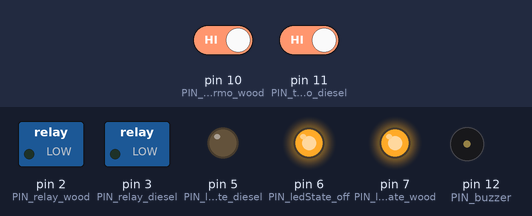
Recording of a sketch running on a simulated Arduino Uno, built with avr-gcc and run on an emulated ATmega328P. Shown: switched loads named in the sketch (green lamp = pin HIGH), output pins drawn as LEDs (lit = HIGH), buzzer (waves = sounding, pin HIGH). Dashed ring = blinking. The inputs (shaded band) are chosen by the test bench; at power-on: pin 10 (PIN_thermo_wood) HIGH, pin 11 (PIN_thermo_diesel) HIGH.

Above: at 11.2 s.
11.3 s: pin 10 (PIN_thermo_wood) driven LOW
19.7 s: pin 11 (PIN_thermo_diesel) driven LOW
At 37.4 s:
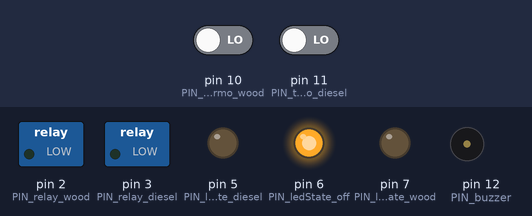
38.1 s: pin 11 (PIN_thermo_diesel) driven HIGH
At 48.2 s:
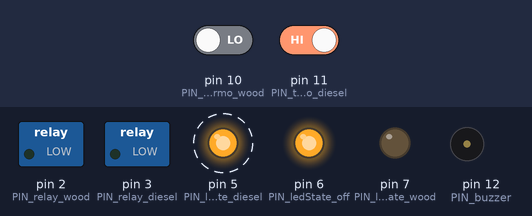
55.3 s: pin 10 (PIN_thermo_wood) driven HIGH
At 66.9 s:
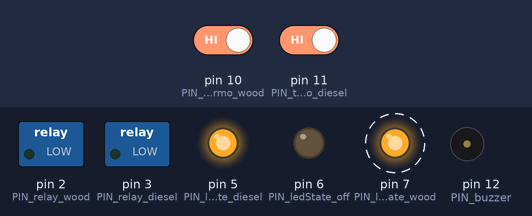
Timing chart, 0 to 74.6 s (numbered marks = the images above; inputs shaded):
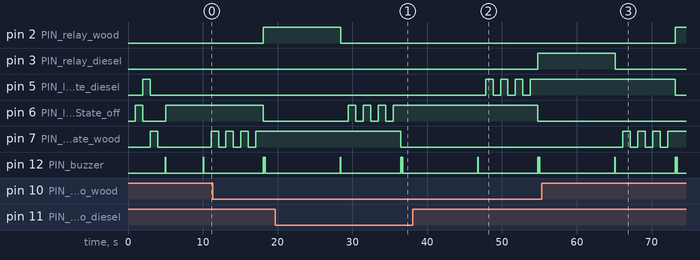

Measured:
- after the input at 19.7 s, pin 3 (PIN_relay_diesel): stays LOW (without the input it goes to HIGH after 16.8 s); pin 5 (PIN_ledState_diesel): stops changing and stays LOW; pin 6 (PIN_ledState_off): alternates HIGH for 1.0 s and LOW for 1.0 s, 7 changes in all, then stays HIGH, starting after 9.8 s
- after the input at 38.1 s, pin 3 (PIN_relay_diesel): LOW → HIGH after 16.7 s; pin 5 (PIN_ledState_diesel): alternates HIGH for 1.0 s and LOW for 1.0 s, starting after 9.7 s; pin 6 (PIN_ledState_off): HIGH → LOW after 16.7 s
- after the input at 55.3 s, pin 2 (PIN_relay_wood): LOW → HIGH after 17.9 s; pin 3 (PIN_relay_diesel): HIGH → LOW after 9.9 s; pin 5 (PIN_ledState_diesel): HIGH → LOW after 17.9 s; pin 7 (PIN_ledState_wood): alternates HIGH for 1.0 s and LOW for 1.0 s, 7 changes in all, then stays HIGH, starting after 10.9 s

The sketch:

_2boiler.ino
```cpp
/*

2Boiler
JoseM - 2014,2015
v 0.01 - Initial Release

This sketch controls 2 relays. Inputs are the status of 2 thermostats.
My house's heating system is composed by 2 boilers:
  - A Diesel boiler with electronical start.
  - A Wood boiler with no electronic parts.
Diesel boiler is a clasical boiler. It is equipped with its own water pump and It starts/stops pumpping hot water to the heating pipes according to the status of an electronic contact. Usually, this contact is connected to a wall thermostat.
Wood boiler has its own water pump. Usually, the pump is controlled by a thermostat fixed to a closer pipe. If water is hot enough (+35C), the pump starts to move.

...but my situation is different. I have both boilers connected to the same pipe's circuit so it is neccesary to ensure many constraints:
  - Only one water pump can be working anytime. If both pumps are pumpping hot water to the pipes, there is a real security problem.
  - If the wood boiler is On (wood burning), its water pump MUST be working (if water is +35C) because of security reasons.

So, we have two thermostats: One of then is a wall thermostat placed somewhere in the living room and the other is glued to a pipe closer to the wood boiler (detecting burning wood heating the water).
We want to prioritize the wood boiler. The diesel boiler is only used for supporting the wood boiler if this one is off or if it can't heat the water up to 35C.

An output relay can start/stop the diesel boiler and the other one can start/stop the water pump of the wood boiler.

Here is the status table:
  _____________________________________________________________________________________
  |       I   N    P    U    T    S   ||          O   U   T   P   U   T   S           |
  |___________________________________||______________________________________________|
  | Wall Thermostat | Wood Thermostat || Diesel Boiler Relay | Wood boiler Pump Relay |
  |_________________|_________________||_____________________|________________________|
  |     OFF         |       OFF       ||       OFF           |       OFF              |
  |_________________|_________________||_____________________|________________________|
  |     OFF         |       ON        ||       OFF           |       ON               |
  |_________________|_________________||_____________________|________________________|
  |     ON          |       OFF       ||       ON            |       OFF              |
  |_________________|_________________||_____________________|________________________|
  |     ON          |       ON        ||       OFF           |       ON               |
  |_________________|_________________||_____________________|________________________|


*/


//Pinout

//Digital
int PIN_relay_diesel = 3;      // Relay controlling diesel boiler status
int PIN_relay_wood = 2;        // Relay controlling the pump for wood boiler
int PIN_buzzer = 12;            // Buzzer (sound really sucks!!)
int PIN_thermo_diesel = 11;      // Input for wall thermostat (For diesel boiler)
int PIN_thermo_wood = 10;        // Input for pump thermostat (For wood boiler)
int PIN_ledState_off = 6;       // Led on if any boiler are off
int PIN_ledState_diesel = 5;    // Led on if diesel boiler is on
int PIN_ledState_wood = 7;      // Led on if wood boiler is on


//Status vars
int current_status_boiler_diesel;   // Current state for diesel boiler
int current_status_boiler_wood;     // Current state for wood boiler's pump
int new_status_boiler_diesel;       // New/Next state for diesel boiler
int new_status_boiler_wood;         // New/Next state for wood boiler's pump
int new_status_ledState_off;        // New/Next state for led
int new_status_ledState_diesel;     // New/Next state for led
int new_status_ledState_wood;       // New/Next state for led
int status_thermo_diesel;           // Var for capturing input status for ambient/diesel thermostat
int status_thermo_wood;             // Var for capturing input status for wood thermostat

//Other vars
int delaytime = 1000;          //Default delay time for led blink


void setup(){
  Serial.begin(9600);

  //PinModes
  pinMode(PIN_relay_diesel,OUTPUT);
  pinMode(PIN_relay_wood,OUTPUT);
  pinMode(PIN_buzzer,OUTPUT);
  pinMode(PIN_ledState_off,OUTPUT);
  pinMode(PIN_ledState_diesel,OUTPUT);
  pinMode(PIN_ledState_wood,OUTPUT);
  pinMode(PIN_thermo_diesel,INPUT);
  pinMode(PIN_thermo_wood,INPUT);

  //Test-Start blink and bell sequence
  digitalWrite(PIN_ledState_off, LOW);
  digitalWrite(PIN_ledState_diesel, LOW);
  digitalWrite(PIN_ledState_wood, LOW);
  delay(delaytime);
  digitalWrite(PIN_ledState_off, HIGH);
  digitalWrite(PIN_ledState_diesel, LOW);
  digitalWrite(PIN_ledState_wood, LOW);
  delay(delaytime);
  digitalWrite(PIN_ledState_off, LOW);
  digitalWrite(PIN_ledState_diesel, HIGH);
  digitalWrite(PIN_ledState_wood, LOW);
  delay(delaytime);
  digitalWrite(PIN_ledState_off, LOW);
  digitalWrite(PIN_ledState_diesel, LOW);
  digitalWrite(PIN_ledState_wood, HIGH);
  delay(delaytime);
  digitalWrite(PIN_ledState_off, LOW);
  digitalWrite(PIN_ledState_diesel, LOW);
  digitalWrite(PIN_ledState_wood, LOW);
  delay(delaytime);
  digitalWrite(PIN_buzzer, HIGH); delay(50);    digitalWrite(PIN_buzzer, LOW);

  //Set boiler-relays DOWN
  digitalWrite(PIN_relay_diesel, LOW);
  digitalWrite(PIN_relay_wood, LOW);

  //Initial Status is 0 for any boiler and led for state "off" is on
  current_status_boiler_diesel = 0;
  current_status_boiler_wood = 0;
  digitalWrite(PIN_ledState_off, HIGH);

  //Wait for 5 seconds before start the loop (safety for the relays)
  delay(5000);

}//setup


void loop() {

    //Read thermostats status
    status_thermo_diesel = digitalRead(PIN_thermo_diesel);  //Leer estado de 'PIN_thermo_Diesel'
    status_thermo_wood = digitalRead(PIN_thermo_wood);      //Leer estado de 'PIN_thermo_Wood'

    //Combination of Thermostats' status defines new status for boilers
    if ( (status_thermo_diesel == 0) && (status_thermo_wood == 0) ) {  //Diesel Boiler OFF, Wood Pump OFF
      new_status_boiler_diesel = 0;
      new_status_boiler_wood = 0;
      new_status_ledState_off = 1;
      new_status_ledState_diesel = 0;
      new_status_ledState_wood = 0;
    }else
     if ( (status_thermo_diesel == 0) && (status_thermo_wood == 1) ) {  //Diesel Boiler OFF, Wood Pump ON
      new_status_boiler_diesel = 0;
      new_status_boiler_wood = 1;
      new_status_ledState_off = 0;
      new_status_ledState_diesel = 0;
      new_status_ledState_wood = 1;
    } else
    if ( (status_thermo_diesel == 1) && (status_thermo_wood == 0) ) {  //Diesel Boiler ON, Wood Pump OFF
      new_status_boiler_diesel = 1;
      new_status_boiler_wood = 0;
      new_status_ledState_off = 0;
      new_status_ledState_diesel = 1;
      new_status_ledState_wood = 0;
    } else
    if ( (status_thermo_diesel == 1) && (status_thermo_wood == 1) ) {  //Diesel Boiler ON, Wood Pump ON
      new_status_boiler_diesel = 0;
      new_status_boiler_wood = 1;
      new_status_ledState_off = 0;
      new_status_ledState_diesel = 0;
      new_status_ledState_wood = 1;

    } else  { //This should be an error. The protocol is poweroff any blink every leds and poweron Wood Pump Relay (Security Reasons)
       while (1){
           digitalWrite(PIN_relay_diesel, LOW);
           digitalWrite(PIN_relay_wood, HIGH);
           digitalWrite(PIN_buzzer, HIGH);  delay(50);  digitalWrite(PIN_buzzer, LOW); delay(50);
       }//while
      }

    //Execute transition if neccesary
    if ( (new_status_boiler_diesel != current_status_boiler_diesel) || (new_status_boiler_wood != current_status_boiler_wood) ){
       // Pitido de inicio de transicion
      digitalWrite(PIN_buzzer, HIGH); delay(50);    digitalWrite(PIN_buzzer, LOW);

      // Set relays OFF
      digitalWrite(PIN_relay_diesel, LOW);
      digitalWrite(PIN_relay_wood, LOW);
      delay(1000);      //Wait sometime for water stabilization

       // Blink implicated leds
      if (new_status_ledState_off == 1) {
        digitalWrite(PIN_ledState_off, HIGH); delay (1000);
        digitalWrite(PIN_ledState_off, LOW); delay (1000);
        digitalWrite(PIN_ledState_off, HIGH); delay (1000);
        digitalWrite(PIN_ledState_off, LOW); delay (1000);
        digitalWrite(PIN_ledState_off, HIGH); delay (1000);
        digitalWrite(PIN_ledState_off, LOW); delay (1000);
        digitalWrite(PIN_ledState_off, HIGH); delay (1000);
      }

      if (new_status_ledState_diesel == 1){
        digitalWrite(PIN_ledState_diesel, HIGH); delay (1000);
        digitalWrite(PIN_ledState_diesel, LOW); delay (1000);
        digitalWrite(PIN_ledState_diesel, HIGH); delay (1000);
        digitalWrite(PIN_ledState_diesel, LOW); delay (1000);
        digitalWrite(PIN_ledState_diesel, HIGH); delay (1000);
        digitalWrite(PIN_ledState_diesel, LOW); delay (1000);
        digitalWrite(PIN_ledState_diesel, HIGH); delay (1000);
      }

      if (new_status_ledState_wood == 1){
        digitalWrite(PIN_ledState_wood, HIGH); delay (1000);
        digitalWrite(PIN_ledState_wood, LOW); delay (1000);
        digitalWrite(PIN_ledState_wood, HIGH); delay (1000);
        digitalWrite(PIN_ledState_wood, LOW); delay (1000);
        digitalWrite(PIN_ledState_wood, HIGH); delay (1000);
        digitalWrite(PIN_ledState_wood, LOW); delay (1000);
        digitalWrite(PIN_ledState_wood, HIGH); delay (1000);
      }


      // Set relays in its final state
      digitalWrite(PIN_relay_diesel, new_status_boiler_diesel);
      digitalWrite(PIN_relay_wood, new_status_boiler_wood);

      // Update status vars
      current_status_boiler_diesel = new_status_boiler_diesel;
      current_status_boiler_wood = new_status_boiler_wood;

      // Let leds static
      digitalWrite(PIN_ledState_off, new_status_ledState_off);
      digitalWrite(PIN_ledState_diesel, new_status_ledState_diesel);
      digitalWrite(PIN_ledState_wood, new_status_ledState_wood);


      //Buzzer
      digitalWrite(PIN_buzzer, HIGH);  delay(50);  digitalWrite(PIN_buzzer, LOW); delay(50);
      digitalWrite(PIN_buzzer, HIGH);  delay(50);  digitalWrite(PIN_buzzer, LOW); delay(50);
      digitalWrite(PIN_buzzer, HIGH);  delay(50);  digitalWrite(PIN_buzzer, LOW); delay(50);
    }//if

  //Loop every 10 seconds
  delay(10000);
}//loop
```
